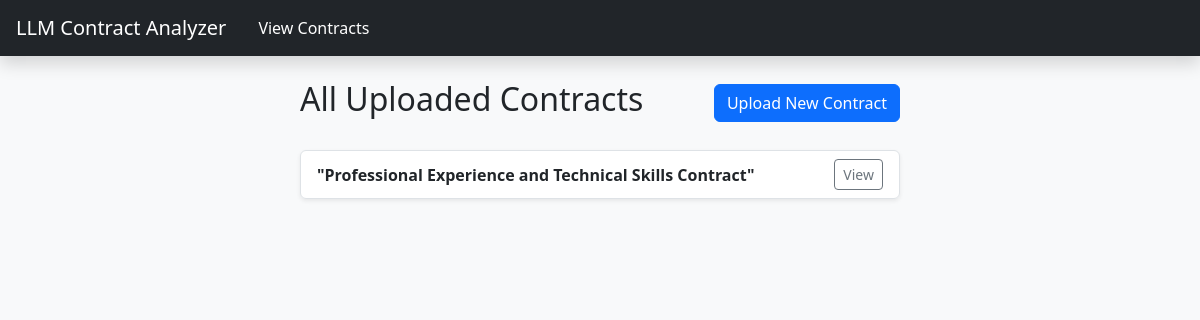
Before: /contracts/ with the older database file.
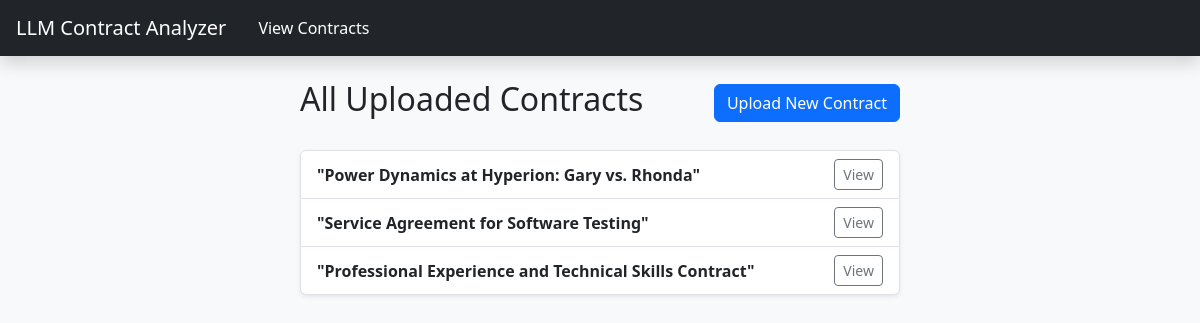
After: the same page with the newer database file.
### analyzer/models.py (models this page shows)
class Contract(models.Model):
    uploaded_at = models.DateTimeField(auto_now_add=True)
    file = models.FileField(upload_to='contracts/')
    raw_text = models.TextField(blank=True)
    summary = models.TextField(blank=True)
    key_info = models.TextField(blank=True)
    red_flags = models.TextField(blank=True)
    title = models.CharField(max_length=200, blank=True)

### analyzer/views.py (the view)
# urls.py: path('contracts/', views.contract_list, name='contract_list'),
def contract_list(request):
    contracts = Contract.objects.all().order_by('-uploaded_at')
    return render(request, 'analyzer/contract_list.html', {'contracts': contracts})

### analyzer/templates/analyzer/contract_list.html (shortened to what this page needs)
{% extends 'analyzer/base.html' %}
{% block content %}
<div class="mx-auto" style="max-width: 600px;">
    <div class="d-flex justify-content-between align-items-center mb-4">
        <h2>All Uploaded Contracts</h2>
        <a href="/" class="btn btn-primary">Upload New Contract</a>
    </div>
    {% if contracts %}
        <ul class="list-group shadow-sm">
            {% for contract in contracts %}
            <li class="list-group-item d-flex justify-content-between align-items-center">
                <div>
                    <strong>{{ contract.title|default:"Untitled Contract" }}</strong>
                </div>
                <a href="{% url 'view_contract' contract.pk %}" class="btn btn-sm btn-outline-secondary">View</a>
            </li>
            {% endfor %}
        </ul>
    {% else %}
        <p>No contracts uploaded yet.</p>
    {% endif %}
</div>
{% endblock %}

### analyzer/templates/analyzer/base.html (shortened to what this page needs)
<!DOCTYPE html>
<html lang="en">
    <head>
        <link href="https://cdn.jsdelivr.net/npm/bootstrap@5.3.3/dist/css/bootstrap.min.css" rel="stylesheet">
    </head>
    <body class="bg-light">
        <nav class="navbar navbar-dark bg-dark mb-4 px-3 sticky-top shadow">
            <div class="d-flex align-items-center gap-3">
                <a class="navbar-brand" href="/">LLM Contract Analyzer</a>
                <a class="nav-link text-white p-0" href="{% url 'contract_list' %}">View Contracts</a>
            </div>
        </nav>
        <div>{% block content %} {% endblock %}</div>
    </body>
</html>

Changed rows visible on the page:
added Contract: title "\"Power Dynamics at Hyperion: Gary vs. Rhonda\""
added Contract: title "\"Service Agreement for Software Testing\""
